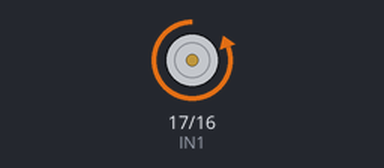
A sketch run on a simulated Arduino Uno, built with avr-gcc and run on an emulated ATmega328P. Parts: motor-driver pin pairs drawn as motors (green arrow = first pin HIGH = forward, orange = second pin HIGH = backward, longer = more drive, scaled by the enable pin).

Above: at 2.5 s.
At 9.5 s:
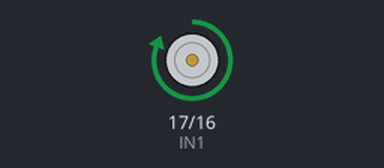
At 13.0 s:
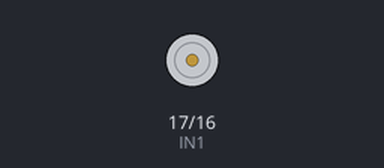
Timing chart, 0 to 18.2 s (numbered marks = the images above):
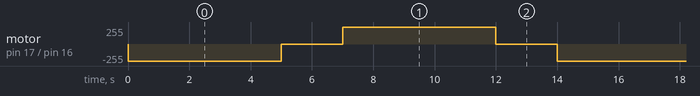

Measured:
- by itself, motor on pin 17 (IN1) / pin 16 (IN2): repeats every 14.0 s: stopped 2.0 s, forward 255/255 5.0 s, stopped 2.0 s, backward 255/255 5.0 s

The sketch:

Project_18_Small_Fan.ino
```cpp
//**********************************************************************************
/*
 * Filename    : Small Fan
 * Description : Fan clockwise rotation,stop,counterclockwise rotation,stop,cycle.
 * Auther      : http//www.keyestudio.com
*/
#define IN1 17  // the IN1 pin of the L293D
#define IN2 16  //the IN2 pin of the L293D
#define ENA 18  //the ENA pin of the L293D
void setup()
{
pinMode(IN1,OUTPUT); //set N1 to OUTPUT
pinMode(IN2,OUTPUT); //set N2 to OUTPUT
pinMode(ENA,OUTPUT); //set ENA to OUTPUT
}
void loop()
{
//rotate clockwise for 5s
digitalWrite(IN1,LOW);
digitalWrite(IN2,HIGH);
analogWrite(ENA,250);
delay(5000);
//stop for 2s
analogWrite(ENA,0);
delay(2000);
//rotate anticlockwise for 5s
digitalWrite(IN1,HIGH);
digitalWrite(IN2,LOW);
analogWrite(ENA,250);
delay(5000);
//stop for 2s
analogWrite(ENA,0);
delay(2000);
}
//********************************************************************************
```
